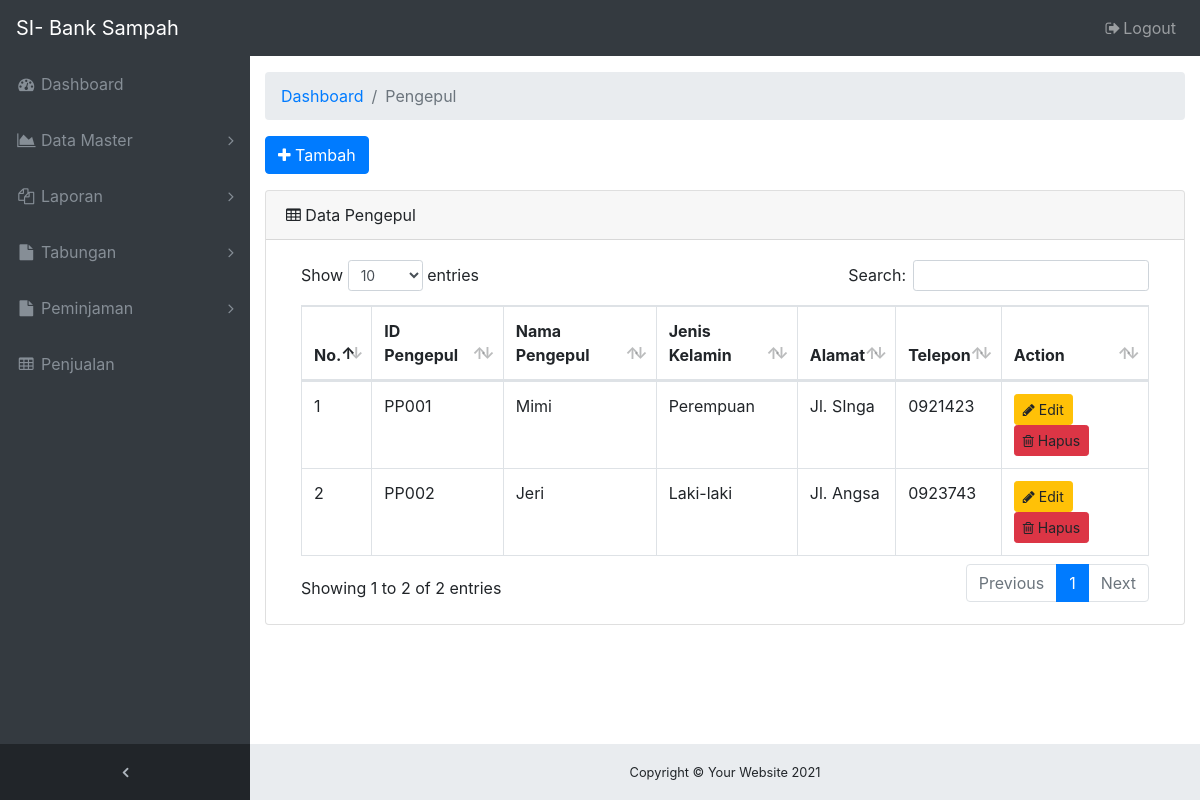
Page /ADMIN/menu-pengepul.php (signed in) on the earlier database version.
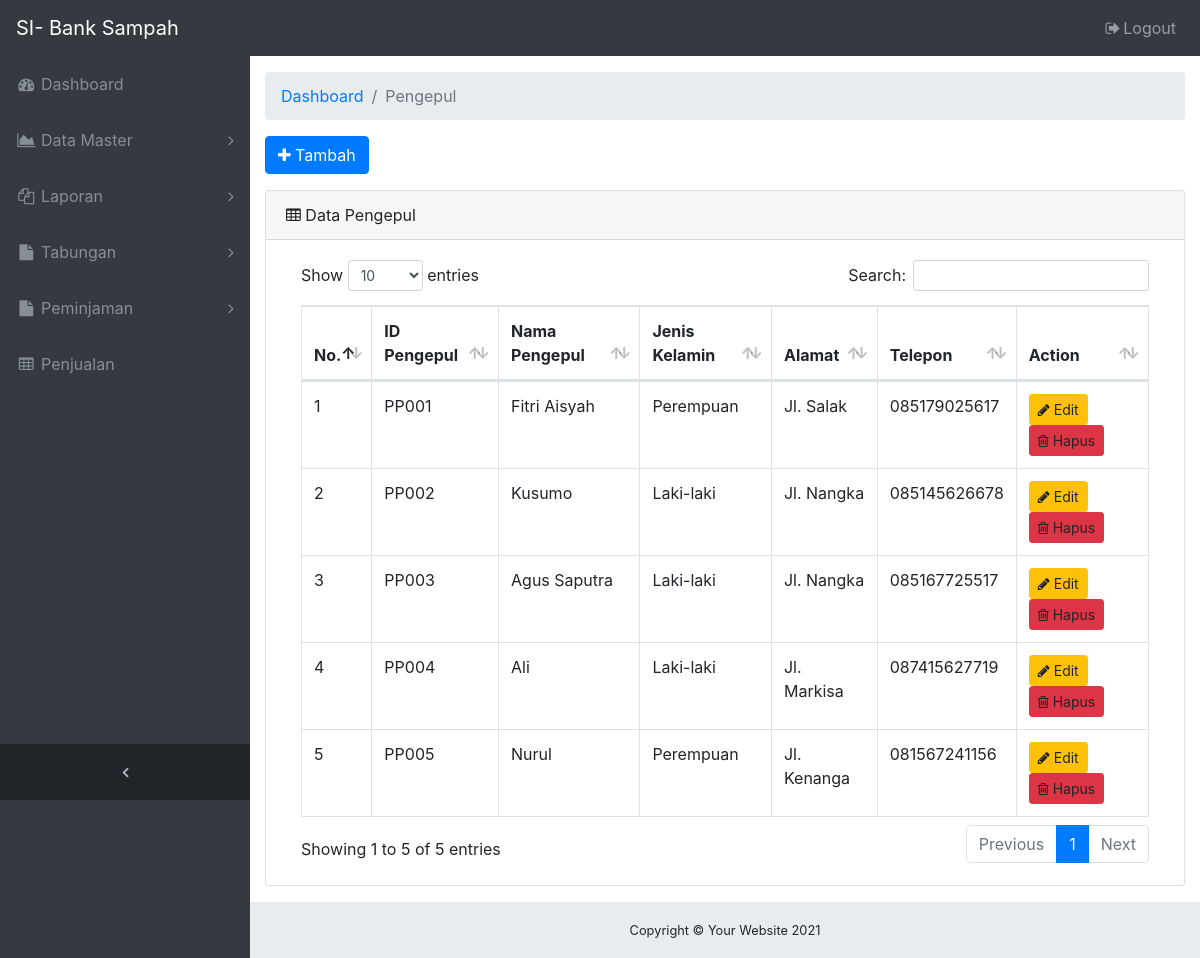
Same page on the later database version.
### tables this page shows
CREATE TABLE `tb_pengepul` (
  `id_pengepul` varchar(10) NOT NULL,
  `nama_pengepul` varchar(50) NOT NULL,
  `jk_pengepul` varchar(10) NOT NULL,
  `alamat_pengepul` varchar(50) NOT NULL,
  `telp_pengepul` varchar(15) NOT NULL
);

### ADMIN/menu-pengepul.php (the view, shortened to what this page needs)
<!DOCTYPE html>
<html lang="en">
<head>
  <link href="vendor/bootstrap/css/bootstrap.min.css" rel="stylesheet">
  <link href="vendor/font-awesome/css/font-awesome.min.css" rel="stylesheet" type="text/css">
  <link href="vendor/datatables/dataTables.bootstrap4.css" rel="stylesheet">
  <link href="css/sb-admin.css" rel="stylesheet">
  <?php include 'navbar.php'; ?>
</head>
<body class="fixed-nav sticky-footer bg-dark" id="page-top">
  <div class="content-wrapper">
    <div class="container-fluid">
      <ol class="breadcrumb">
        <li class="breadcrumb-item">
          <a href="#">Dashboard</a>
        </li>
        <li class="breadcrumb-item active">Pengepul</li>
      </ol>
      <div class="form-group">
        <a href="form-tambah-pengepul.php" class="btn btn-primary"><i class="fa fa-plus"></i> Tambah</a>
      </div>
      <div class="card mb-3">
        <div class="card-header">
          <i class="fa fa-table"></i> Data Pengepul</div>
        <div class="card-body">
          <div class="table-responsive">
            <table class="table table-bordered" id="dataTable" width="100%" cellspacing="0">
              <thead>
                <tr>
                  <th>No.</th>
                  <th>ID Pengepul</th>
                  <th>Nama Pengepul</th>
                  <th>Jenis Kelamin</th>
                  <th>Alamat</th>
                  <th>Telepon</th>
                  <th>Action</th>
                </tr>
              </thead>
              <tbody>
                <?php
                include('koneksi_db.php');
                $result = mysqli_query($koneksi,"SELECT * FROM tb_pengepul");
                $nomor = 1;
                ?>
                <?php
                  while($data = mysqli_fetch_array($result)) {
                    echo "<tr>";
                    echo "<td>".$nomor++."</td>";
                    echo "<td>".$data['id_pengepul']."</td>";
                    echo "<td>".$data['nama_pengepul']."</td>";
                    echo "<td>".$data['jk_pengepul']."</td>";
                    echo "<td>".$data['alamat_pengepul']."</td>";
                    echo "<td>".$data['telp_pengepul']."</td>";
                    echo "<td>
                          <a href='form-edit-pengepul.php?id=".$data['id_pengepul']."' class = 'btn btn-warning btn-sm'><i class='fa fa-pencil'></i> Edit</a>
                          <a data-href='proses-hapus-pengepul.php?id=".$data['id_pengepul']."' class = 'btn btn-danger btn-sm' data-toggle='modal' data-target='#konfirmasi_hapus'><i class='fa fa-trash-o'></i> Hapus</a>
                          </td>";
                    echo "</tr>";
                  }
                 ?>
              </tbody>
            </table>
          </div>
        </div>
      </div>
    </div>
    <?php include 'footer.php'; ?>
  </div>
</body>
</html>

Differences in the rows shown:
changed tb_pengepul "PP001": nama_pengepul "Mimi" → "Fitri Aisyah"; alamat_pengepul "Jl. SInga" → "Jl. Salak"; telp_pengepul "0921423" → "085179025617"
changed tb_pengepul "PP002": nama_pengepul "Jeri" → "Kusumo"; alamat_pengepul "Jl. Angsa" → "Jl. Nangka"; telp_pengepul "0923743" → "085145626678"
added tb_pengepul: id_pengepul "PP003", nama_pengepul "Agus Saputra", jk_pengepul "Laki-laki", alamat_pengepul "Jl. Nangka", telp_pengepul "085167725517"
added tb_pengepul: id_pengepul "PP004", nama_pengepul "Ali", jk_pengepul "Laki-laki", alamat_pengepul "Jl. Markisa", telp_pengepul "087415627719"
added tb_pengepul: id_pengepul "PP005", nama_pengepul "Nurul", jk_pengepul "Perempuan", alamat_pengepul "Jl. Kenanga", telp_pengepul "081567241156"
Other differences:
text written by a page script: "Show entries Search: Showing 1 to 2 of 2 entries Previous 1 Next" → "Show entries Search: Showing 1 to 5 of 5 entries Previous 1 Next"
